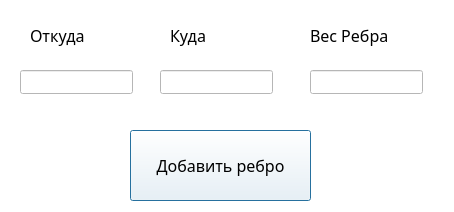
<?xml version="1.0" encoding="UTF-8"?>
<ui version="4.0">
 <class>NewEdgeWindow</class>
 <widget class="QDialog" name="NewEdgeWindow">
  <property name="windowModality">
   <enum>Qt::NonModal</enum>
  </property>
  <property name="enabled">
   <bool>true</bool>
  </property>
  <property name="geometry">
   <rect>
    <x>0</x>
    <y>0</y>
    <width>454</width>
    <height>212</height>
   </rect>
  </property>
  <property name="windowTitle">
   <string>Dialog</string>
  </property>
  <property name="styleSheet">
   <string notr="true">background-color: rgb(255, 255, 255);
</string>
  </property>
  <widget class="QPushButton" name="NewEdgeButton">
   <property name="geometry">
    <rect>
     <x>130</x>
     <y>130</y>
     <width>181</width>
     <height>71</height>
    </rect>
   </property>
   <property name="font">
    <font>
     <family>Arial Black</family>
     <pointsize>12</pointsize>
     <weight>50</weight>
     <bold>false</bold>
    </font>
   </property>
   <property name="styleSheet">
    <string notr="true">color: rgb(0, 0, 0);</string>
   </property>
   <property name="text">
    <string>Добавить ребро</string>
   </property>
  </widget>
  <widget class="QLabel" name="label">
   <property name="geometry">
    <rect>
     <x>30</x>
     <y>20</y>
     <width>81</width>
     <height>31</height>
    </rect>
   </property>
   <property name="font">
    <font>
     <family>Arial Black</family>
     <pointsize>12</pointsize>
     <weight>50</weight>
     <bold>false</bold>
     <kerning>true</kerning>
    </font>
   </property>
   <property name="styleSheet">
    <string notr="true">color: rgb(0, 0, 0);</string>
   </property>
   <property name="text">
    <string>Откуда</string>
   </property>
  </widget>
  <widget class="QLabel" name="label_2">
   <property name="geometry">
    <rect>
     <x>170</x>
     <y>20</y>
     <width>61</width>
     <height>31</height>
    </rect>
   </property>
   <property name="font">
    <font>
     <family>Arial Black</family>
     <pointsize>12</pointsize>
    </font>
   </property>
   <property name="styleSheet">
    <string notr="true">color: rgb(0, 0, 0);</string>
   </property>
   <property name="text">
    <string>Куда</string>
   </property>
  </widget>
  <widget class="QLabel" name="label_3">
   <property name="geometry">
    <rect>
     <x>310</x>
     <y>20</y>
     <width>121</width>
     <height>31</height>
    </rect>
   </property>
   <property name="font">
    <font>
     <family>Arial Black</family>
     <pointsize>12</pointsize>
    </font>
   </property>
   <property name="styleSheet">
    <string notr="true">color: rgb(0, 0, 0);</string>
   </property>
   <property name="text">
    <string>Вес Ребра</string>
   </property>
  </widget>
  <widget class="QLineEdit" name="FromLine">
   <property name="geometry">
    <rect>
     <x>20</x>
     <y>70</y>
     <width>113</width>
     <height>24</height>
    </rect>
   </property>
  </widget>
  <widget class="QLineEdit" name="ToLine">
   <property name="geometry">
    <rect>
     <x>160</x>
     <y>70</y>
     <width>113</width>
     <height>24</height>
    </rect>
   </property>
  </widget>
  <widget class="QLineEdit" name="WeightLine">
   <property name="geometry">
    <rect>
     <x>310</x>
     <y>70</y>
     <width>113</width>
     <height>24</height>
    </rect>
   </property>
  </widget>
 </widget>
 <resources/>
 <connections/>
</ui>
